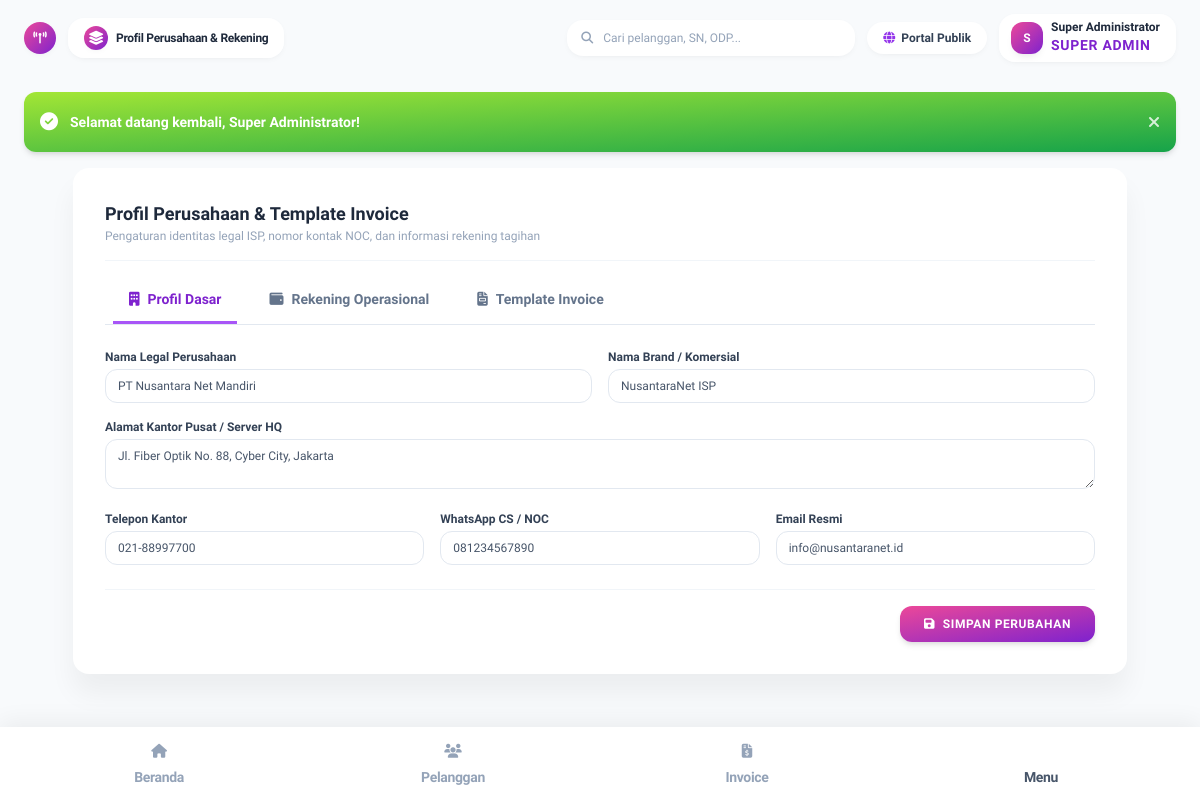
Page /index.php?page=settings_company (signed in) on the committed database.
### tables this page shows
CREATE TABLE company_profile (
    id INTEGER PRIMARY KEY AUTOINCREMENT,
    company_name TEXT NOT NULL DEFAULT 'PT Nusantara Net Mandiri',
    brand_name TEXT NOT NULL DEFAULT 'NusantaraNet ISP',
    logo TEXT,
    address TEXT DEFAULT 'Jl. Fiber Optik No. 88, Cyber City, Jakarta',
    phone TEXT DEFAULT '021-88997700',
    whatsapp TEXT DEFAULT '081234567890',
    email TEXT DEFAULT 'info@nusantaranet.id',
    website TEXT DEFAULT 'https://nusantaranet.id',
    tax_number TEXT DEFAULT '01.234.567.8-901.000',
    bank_account_info TEXT DEFAULT 'BCA: 1234567890 a/n PT Nusantara Net Mandiri',
    invoice_footer TEXT DEFAULT 'Terima kasih telah menggunakan layanan internet berkecepatan tinggi kami.',
    updated_at DATETIME DEFAULT CURRENT_TIMESTAMP
);

### app/Controllers/SettingController.php (called while the page is built, shortened)
<?php
require_once __DIR__ . '/../Helpers/Helper.php';
class SettingController {
    public function company(): void {
        $pdo = getDbConnection();
        $company = $pdo->query("SELECT * FROM company_profile LIMIT 1")->fetch();
        require __DIR__ . '/../Views/settings/company.php';
        require __DIR__ . '/../Views/layouts/main.php';
    }
}

### app/Helpers/Helper.php (called while the page is built, shortened)
<?php
class Helper {
    public static function baseUrl(): string {
        $protocol = (!empty($_SERVER['HTTPS']) && $_SERVER['HTTPS'] !== 'off' || ($_SERVER['SERVER_PORT'] ?? 80) == 443) ? "https://" : "http://";
        $host = $_SERVER['HTTP_HOST'] ?? 'localhost';
        $scriptName = $_SERVER['SCRIPT_NAME'] ?? '';
        $dir = dirname($scriptName);
        return rtrim($protocol . $host . $dir, '/');
    }
    public static function url(string $page = '', array $params = []): string {
        $base = self::baseUrl();
        $query = [];
        if ($page !== '') {
            $query['page'] = $page;
        }
        $query = array_merge($query, $params);
        $queryString = http_build_query($query);
        return $base . '/index.php' . ($queryString ? '?' . $queryString : '');
    }
    public static function e(?string $value): string {
        return htmlspecialchars($value ?? '', ENT_QUOTES, 'UTF-8');
    }
}

### app/Views/settings/company.php (the view, shortened to what this page needs)
<div class="flex flex-wrap -mx-3">
  <div class="w-full max-w-full px-3 mx-auto lg:w-11/12 xl:w-11/12 transition-all duration-300" id="mainSettingsContainer">
    <div class="relative flex flex-col min-w-0 break-words bg-white shadow-soft-xl rounded-2xl p-6 md:p-8">
      <div class="border-b border-slate-100 pb-4 mb-4">
        <h5 class="font-bold text-slate-800 text-lg">Profil Perusahaan & Template Invoice</h5>
        <p class="text-xs text-slate-400">Pengaturan identitas legal ISP, nomor kontak NOC, dan informasi rekening tagihan</p>
      </div>
      <div class="flex items-center gap-4 border-b border-slate-200 mb-6 px-2 overflow-x-auto hide-scrollbar">
        <button type="button" onclick="switchCompanyTab('profile')" id="tabBtn-profile" class="px-4 py-3 text-sm transition-all border-b-[3px] border-purple-500 text-purple-700 font-black whitespace-nowrap">
          <i class="fa-solid fa-building mr-2"></i>Profil Dasar
        </button>
        <button type="button" onclick="switchCompanyTab('bank')" id="tabBtn-bank" class="px-4 py-3 text-sm transition-all text-slate-500 hover:text-slate-700 border-b-[3px] border-transparent font-semibold whitespace-nowrap">
          <i class="fa-solid fa-wallet mr-2"></i>Rekening Operasional
        </button>
        <button type="button" onclick="switchCompanyTab('invoice')" id="tabBtn-invoice" class="px-4 py-3 text-sm transition-all text-slate-500 hover:text-slate-700 border-b-[3px] border-transparent font-semibold whitespace-nowrap">
          <i class="fa-solid fa-file-invoice mr-2"></i>Template Invoice
        </button>
      </div>
      <form method="POST" action="<?php echo Helper::url('settings_company'); ?>">
        <div id="tab-profile" class="space-y-4 transition-opacity duration-300">
          <div class="grid grid-cols-1 md:grid-cols-2 gap-4">
            <div>
              <label class="font-bold text-xs text-slate-700 block mb-1">Nama Legal Perusahaan</label>
              <input type="text" name="company_name" value="<?php echo Helper::e($company['company_name'] ?? ''); ?>" required class="w-full text-xs px-3 py-2 rounded-xl border border-slate-200 focus:outline-none focus:border-purple-500">
            </div>
            <div>
              <label class="font-bold text-xs text-slate-700 block mb-1">Nama Brand / Komersial</label>
              <input type="text" name="brand_name" value="<?php echo Helper::e($company['brand_name'] ?? ''); ?>" required class="w-full text-xs px-3 py-2 rounded-xl border border-slate-200 focus:outline-none focus:border-purple-500">
            </div>
          </div>
          <div>
            <label class="font-bold text-xs text-slate-700 block mb-1">Alamat Kantor Pusat / Server HQ</label>
            <textarea name="address" rows="2" class="w-full text-xs px-3 py-2 rounded-xl border border-slate-200 focus:outline-none focus:border-purple-500"><?php echo Helper::e($company['address'] ?? ''); ?></textarea>
          </div>
          <div class="grid grid-cols-1 md:grid-cols-3 gap-4">
            <div>
              <label class="font-bold text-xs text-slate-700 block mb-1">Telepon Kantor</label>
              <input type="text" name="phone" value="<?php echo Helper::e($company['phone'] ?? ''); ?>" class="w-full text-xs px-3 py-2 rounded-xl border border-slate-200 focus:outline-none focus:border-purple-500">
            </div>
            <div>
              <label class="font-bold text-xs text-slate-700 block mb-1">WhatsApp CS / NOC</label>
              <input type="text" name="whatsapp" value="<?php echo Helper::e($company['whatsapp'] ?? ''); ?>" class="w-full text-xs px-3 py-2 rounded-xl border border-slate-200 focus:outline-none focus:border-purple-500">
            </div>
            <div>
              <label class="font-bold text-xs text-slate-700 block mb-1">Email Resmi</label>
              <input type="email" name="email" value="<?php echo Helper::e($company['email'] ?? ''); ?>" class="w-full text-xs px-3 py-2 rounded-xl border border-slate-200 focus:outline-none focus:border-purple-500">
            </div>
          </div>
        </div>
        <div class="text-right pt-4 mt-6 border-t border-slate-100">
          <button type="submit" class="px-6 py-2.5 bg-gradient-to-tl from-purple-700 to-pink-500 text-white font-bold text-xs uppercase tracking-wider rounded-xl shadow-soft-md hover:scale-105 transition-all">
            <i class="fa-solid fa-save mr-1"></i> Simpan Perubahan
          </button>
        </div>
      </form>
    </div>
  </div>
</div>

### app/Views/layouts/main.php (style rules this page uses)
body { font-family: 'Plus Jakarta Sans', sans-serif; background-color: #f8fafc; -webkit-tap-highlight-color: transparent; }

### rows in the picture
company_profile: company_name "PT Nusantara Net Mandiri", brand_name "NusantaraNet ISP", address "Jl. Fiber Optik No. 88, Cyber City, Jakarta", phone "021-88997700", whatsapp "081234567890", email "info@nusantaranet.id"

### other values in the picture
Helper::e($pageTitle) "Profil Perusahaan & Rekening"
substr($user['name'] ?? 'A', 0, 1) "S"
Helper::e($user['name'] ?? 'Admin') "Super Administrator"
Helper::e($message) "Selamat datang kembali, Super Administrator!"
$label "Beranda Pelanggan Invoice"
